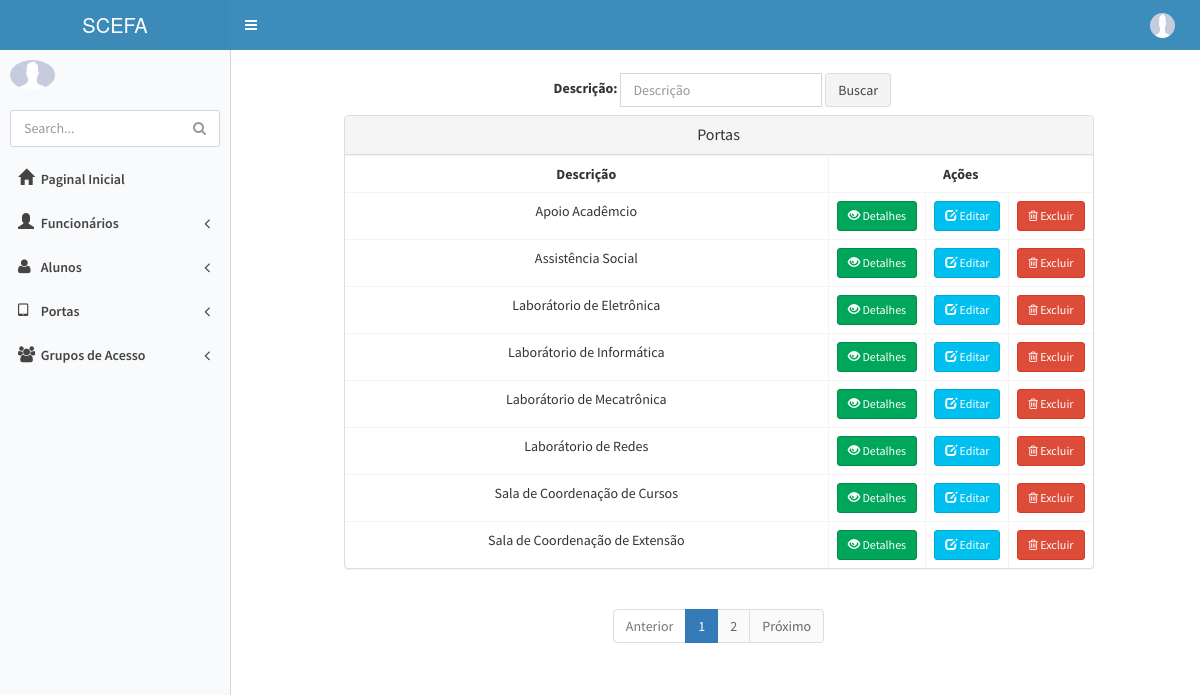
Screenshot of /porta/list (signed in) with the database file from the repository.
### appPortas/models.py (models this page shows)
class Porta(models.Model):
    descricao = models.CharField('Descrição', max_length=255)
    local = models.CharField('Local', max_length=255)
    def __str__(self):
        return self.descricao
    class Meta: permissions = (('view_porta', 'Can see porta'),)

### appPortas/views.py (the view)
# urls.py: url(r'^porta/list$', porta_list, name='porta_list'),
@permission_required('appPortas.view_porta',login_url='erro_permissao')
def porta_list(request):
    criterio = request.GET.get('criterio')
    if criterio:
        portas = Porta.objects.filter(descricao__icontains=criterio).order_by('descricao')
    else:
        portas = Porta.objects.all().order_by('descricao')
        criterio =""
    paginator = Paginator(portas, 8)
    page = request.GET.get('page')
    try:
        portas = paginator.page(page)
    except PageNotAnInteger:
        portas=paginator.page(1)
    except EmptyPage:
        portas = paginator.page(paginator.num_pages)
    dados={'portas':portas,'criterio':criterio,'paginator':paginator,'page_obj':portas}
    return render(request, 'Portas/portas_list.html',dados)

### templates/Portas/portas_list.html (shortened to what this page needs)
{% extends 'base.html' %}
{% block conteudo %}
    <section class="container">
        <div class="row">
        <fieldset>
             <div class="col-sm-6 col-sm-offset-3">
                 <form class="navbar-form navbar-left" role="search" method="get" action="">
                    <div class="form-group">
                      <label>Descrição:</label>
                        <input type="text" id="criterio" name="criterio" value="{{ criterio }}" class="form-control" placeholder="Descrição">
                    </div>
                    <button type="submit" class="btn btn-default">Buscar</button>
                 </form>
             </div>
            </fieldset>
            <div class="col-sm-8 col-sm-offset-1">
                <div class="panel panel-default">
                    <div class="panel-heading">
                        <h3 class="panel-title" style="text-align: center;">Portas</h3>
                    </div>
                    <div class="table-responsive">
                        <table class="table table-bordered">
                        <tr>
                            <th>Descrição</th>
                            <th colspan="3">
                                <center>Ações</center>
                            </th>
                        </tr>
                        {% for porta in portas %}
                            <tr>
                                <td>{{ porta }}</td>
                                <td style="width: 10px">
                                    <a href="{% url 'porta_detail' porta.pk %}" class="btn btn-success btn-sm">
                                        <span class="glyphicon glyphicon-eye-open"></span> Detalhes
                                    </a>
                                </td>
                                <td style="width: 10px"><a href="{% url 'porta_update' porta.pk %}"
                                                           class="btn btn-info btn-sm">
                                    <span class="glyphicon glyphicon-edit"></span> Editar
                                </a>
                                </td>
                                <td style="width: 10px"><a href="{% url 'porta_delete' porta.pk %}"
                                                           class="btn btn-danger btn-sm">
                                    <span class="fa fa-trash-o"></span> Excluir
                                </a>
                                </td>
                            </tr>
                        {% endfor %}
                    </table>
                    </div>
                </div>
                {% include 'utils/paginacao.html' %}
            </div>
        </div>
    </section>
{% endblock %}

### templates/base.html (style rules this page uses)
body { background-color: blue; }

### templates/Portas/portas_list.html (style rules this page uses)
td,th { text-align: center; }

### rows the page displays
Porta: descricao "Apoio Acadêmcio"
Porta: descricao "Assistência Social"
Porta: descricao "Laborátorio de Eletrônica"
Porta: descricao "Laborátorio de Informática"
Porta: descricao "Laborátorio de Mecatrônica"
Porta: descricao "Laborátorio de Redes"
Porta: descricao "Sala de Coordenação de Cursos"
Porta: descricao "Sala de Coordenação de Extensão"

### other values shown
{{ page }} "1" "2"
